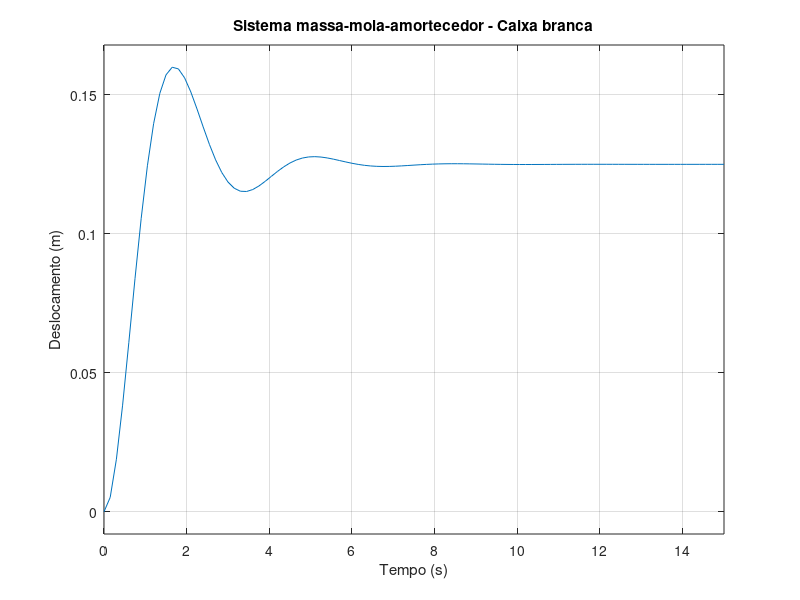
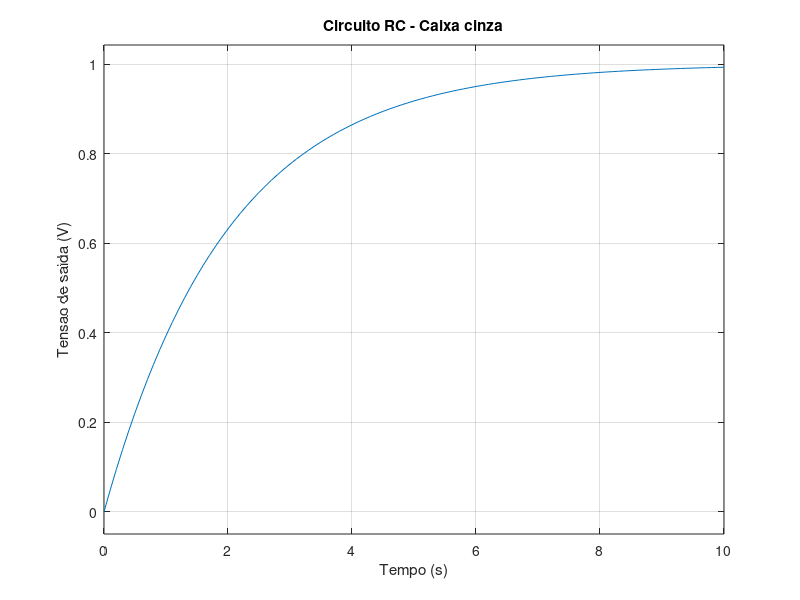
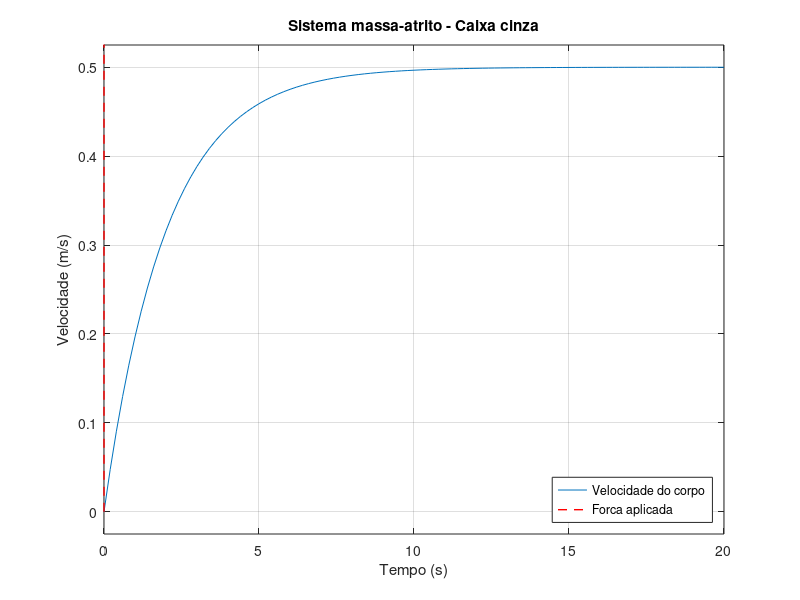

MATLAB code for these plots, in order:
% Lista 04

%%

clc
clear

%% Exercicio 01

% M = massa do corpo em kg
M = 2;

% B = coeficiente de amortecimento
B = 3;

% K = constante elastica da mola
K = 8;

% Numerador da funcao de transferencia
num = 1;

% Denominador da funcao de transferencia
den = [M B K];

% Funcao de transferencia do sistema massa-mola-amortecedor
G1 = tf(num, den)

figure(1)
step(G1, 15)
grid on

xlabel("Tempo (s)")
ylabel("Deslocamento (m)")
title("Sistema massa-mola-amortecedor - Caixa branca")

%% Exercicio 02

% resistencia eletrica em ohms
R = 1000;

% constante de tempo obtida no experimento
tau = 2;

% capacitancia calculada a partir de tau = R*C
C = tau/R

num = 1;
den = [R*C 1];

% Funcao de transferencia do circuito RC
G2 = tf(num, den)

figure(2)
step(G2, 10)
grid on

xlabel("Tempo (s)")
ylabel("Tensao de saida (V)")
title("Circuito RC - Caixa cinza")

%% exercicio 03

% massa
M = 4;

% forca aplicada
F = 1;

% velocidade que o corpo estabilizou
v = 0.5;

% coeficiente de atrito
B = F/v

num = 1;
den = [M B];

% Funcao de transferencia do sistema massa-atrito
G3 = tf(num, den)

figure(3)

step(G3, 20)
hold on

% Representacao da forca aplicada ao sistema
plot([0 0 20], [0 F F], "r--", "LineWidth", 1)

grid on

xlabel("Tempo (s)")
ylabel("Velocidade (m/s)")
title("Sistema massa-atrito - Caixa cinza")
legend("Velocidade do corpo", "Forca aplicada", "Location", "southeast")
